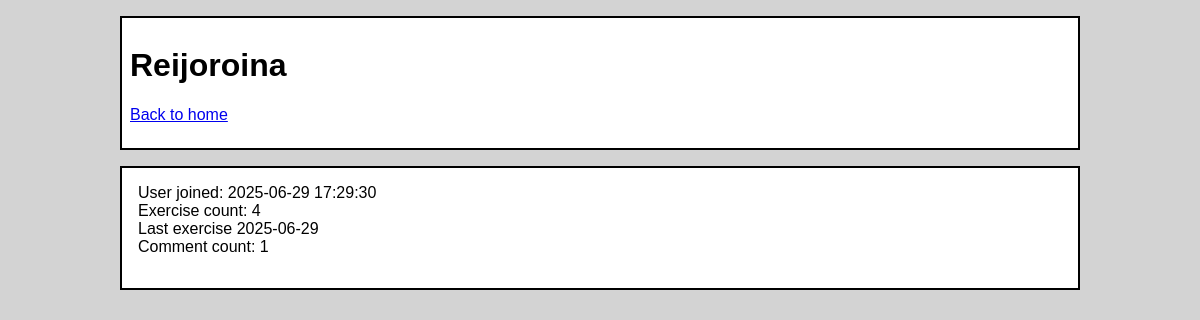
Page /user_page/1 on the committed database.
### tables this page shows
CREATE TABLE users (
    id INTEGER PRIMARY KEY,
    username TEXT UNIQUE,
    password_hash TEXT,
    default_public INTEGER,
    created TEXT,
    user_exercise_count INTEGER,
    user_comment_count INTEGER
);

CREATE TABLE exercises (
    id INTEGER PRIMARY KEY,
    user_id INTEGER REFERENCES users ON DELETE CASCADE,
    exercise_type_id INTEGER REFERENCES exercise_types ON DELETE CASCADE,
    exercise_class_id INTEGER REFERENCES classes,
    exercise_weight REAL,
    exercise_date TEXT,
    public INTEGER,
    note TEXT,
    comment_count INTEGER
);

### app.py (the view)
@app.route("/user_page", defaults={"user_id": None})
@app.route("/user_page/<int:user_id>")
def user_page(user_id):
    if user_id is None:
        user_id = session["user_id"]
    stats_list = data.get_user_page_stats(user_id)
    return render_template("user.html", user=stats_list)

### data.py (called while the page is built)
def get_user_page_stats(user_id):
    sql = """
    SELECT username, created, user_exercise_count, user_comment_count
    FROM users WHERE id = ?
    """
    stats  = dict(db.query(sql, [user_id])[0])
    rows = get_user_exercises(user_id)
    if rows:
        stats["last_exercise"] = rows[0]["exercise_date"]
    else:
        stats["last_exercise"] = "No exercises yet"
    return stats

### db.py (called while the page is built)
def get_connection():
    con = sqlite3.connect("database.db", timeout=2)
    con.execute("PRAGMA foreign_keys = ON")
    con.row_factory = sqlite3.Row
    return con

def query(sql, params=[]):
    con = get_connection()
    result = con.execute(sql, params).fetchall()
    con.close()
    return result

### Templates/user.html (shortened to what this page needs)
<!DOCTYPE html>
<html>
<head>
  <link rel="stylesheet" href="/static/main.css">
</head>
<body>
<div class="nav">
<h1>{{ user.username }}</h1>
<a href="/">Back to home</a></p></div>
<div class="content">
User joined: {{ user.created }}<br>
Exercise count: {{ user.user_exercise_count }}<br>
Last exercise {{ user.last_exercise }}<br>
Comment count: {{ user.user_comment_count }}<br>
<p></div>
</body>
</html>

### static/main.css (style rules this page uses)
body { margin: auto; font-family: sans-serif; background-color: lightgrey; max-width: 80%; padding: 0em; }
.content { background-color: white; border: 2px solid black; padding: 1em; margin: 1.5em 2; }
.nav { background-color: white; border: 2px solid black; padding: 0.5em; margin: 1em 0; }

### rows in the picture
users: username "Reijoroina", created "2025-06-29 17:29:30"
exercises: last_exercise "2025-06-29"

### other values in the picture
{{ user.user_exercise_count }} "4"
{{ user.user_comment_count }} "1"
